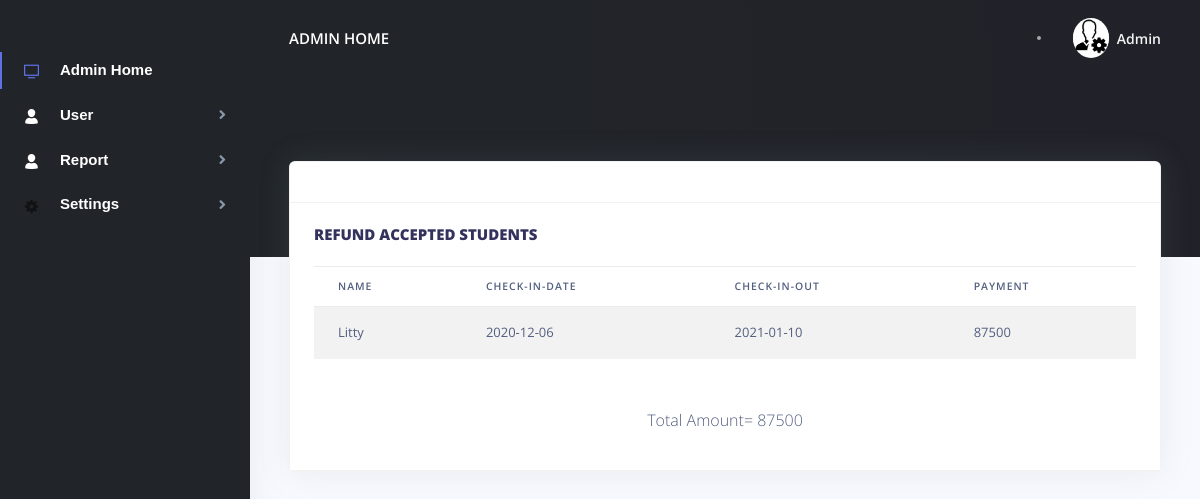
/user/refund_report1.php, run on the app's committed database.
### tables this page shows
CREATE TABLE `refund` (
  `refund_id` int(10) NOT NULL,
  `f_name` varchar(50) NOT NULL,
  `do` varchar(50) NOT NULL,
  `payment1` varchar(50) NOT NULL,
  `status` int(10) NOT NULL
);

CREATE TABLE `booking` (
  `book_id` int(10) NOT NULL,
  `b_id` varchar(50) NOT NULL,
  `f_name` varchar(100) NOT NULL,
  `room` varchar(50) NOT NULL,
  `category` varchar(50) NOT NULL,
  `checkin` date NOT NULL,
  `checkout` date NOT NULL,
  `payment1` varchar(100) NOT NULL,
  `status` int(10) NOT NULL
);

### user/refund_report1.php (the view, shortened to what this page needs)
<?php
include('dbcontroller.php');
$sql="SELECT * FROM refund where status='2'";
$result=mysqli_query($con,$sql);
?>
<!DOCTYPE html>
<html lang="en">
<head>
  <link href="./assets/js/plugins/nucleo/css/nucleo.css" rel="stylesheet" />
  <link href="./assets/js/plugins/@fortawesome/fontawesome-free/css/all.min.css" rel="stylesheet" />
  <link href="./assets/css/argon-dashboard.css?v=1.1.0" rel="stylesheet" />
</head>
<body class="">
  <nav class="navbar navbar-vertical fixed-left navbar-expand-md navbar-light bg-dark" id="sidenav-main">
    <div class="container-fluid">
      <div class="collapse navbar-collapse" id="sidenav-collapse-main">
               <ul class="navbar-nav ">
          <li class="nav-item  class=" active" ">
              <a class=" nav-link active " href=" ./index.php"> <i class="ni ni-tv-2 text-primary"></i> <b style="color:white;font-family: Arial, Helvetica, sans-serif;font-size:15px;">Admin Home</b>
            </a>
          </li>
              <li class="nav-item">
            <a class="nav-link " data-target="#PageSubmenu9" data-toggle="collapse">
              <i  class="ni ni-single-02 text-white"></i> <b style="color:white;font-family: Arial, Helvetica, sans-serif;font-size:15px;">User</b>
            </a>
            </li>
            <li class="nav-item">
            <a class="nav-link " data-target="#PageSubmenu99" data-toggle="collapse">
              <i  class="ni ni-single-02 text-white"></i> <b style="color:white;font-family: Arial, Helvetica, sans-serif;font-size:15px;">Report</b>
            </a>
            </li>
             <li class="nav-item">
            <a class="nav-link " href="#PageSubmenu0" data-toggle="collapse">
                <i class="ni ni-settings-gear-65"></i><b style="color:white;font-family: Arial, Helvetica, sans-serif;font-size:15px;">Settings</b>
            </a>
            </li>
        </ul>
      </div>
    </div>
  </nav>
  <div class="main-content">
    <nav class="navbar navbar-top navbar-expand-md navbar-dark" id="navbar-main">
      <div class="container-fluid">
        <a class="h4 mb-0 text-white text-uppercase d-none d-lg-inline-block" href="./index.php">Admin Home</a>
        <form class="navbar-search navbar-search-dark form-inline mr-3 d-none d-md-flex ml-lg-auto">
          <div class="form-group mb-0">
            <div class="input-group input-group-alternative">
            </div>
          </div>
        </form>
        <ul class="navbar-nav align-items-center d-none d-md-flex">
          <li class="nav-item dropdown">
            <a class="nav-link pr-0" href="#" role="button" data-toggle="dropdown" aria-haspopup="true" aria-expanded="false">
              <div class="media align-items-center">
                <span class="avatar avatar-sm rounded-circle">
                  <img alt="Image placeholder" src="./assets/img/brand/admin.png">
                </span>
                <div class="media-body ml-2 d-none d-lg-block">
                  <span class="mb-0 text-sm  font-weight-bold">Admin</span>
                </div>
              </div>
            </a>
          </li>
        </ul>
      </div>
    </nav>
    <div class="header bg-gradient-dark pb-8 pt-5 pt-md-8">
      <div class="container-fluid">
        <div class="header-body">
          <div class="row">
            <div class="col-xl-3 col-lg-6">
            </div>
            <div class="col-xl-3 col-lg-6">
            </div>
            <div class="col-xl-3 col-lg-6">
            </div>
            <div class="col-xl-3 col-lg-6">
            </div>
          </div>
        </div>
      </div>
    </div>
    <div class="container-fluid mt--7">
      <div class="row">
        <div class="col-xl-12 mb-2 mb-xl-0">
          <div class="card shadow">
            <div class="card-header bg-transparent">
            </div>
                   <div class="card-header ">
              <h4 class="card-title"><b>REFUND ACCEPTED STUDENTS</b></h4>
                <table class="table table-hover table-striped">
                            <thead>
                                <th>Name</th>
                                 <th>Check-in-Date</th>
                                <th>Check-in-Out</th>
                                <th>Payment</th>
                            </thead>
                            <?php
                     $sum=0;
                            while($row=mysqli_fetch_array($result))
                            {
                                 $sum=$sum+$row['payment1'];
                                  $a=$row['f_name'];
                    $sql2="SELECT * FROM booking where f_name='$a'";
                    $result2=mysqli_query($con,$sql2);
                    $tt3=mysqli_fetch_array($result2);
                              ?>
                            <tbody>
                                <tr>
                                     <td><div class="f_name"><?php echo $row['f_name'];?></div></td>
                                <td><div class="checkin"><?php echo $tt3['checkin'];?></div></td>
                                    <td><div class="checkout"><?php echo $tt3['checkout'];?></div></td>
                                              <td><div class="payment1"><?php echo $row['payment1'];?></div></td>
                                </tr>
                              </tbody>
                      <?php }  ?>
                            </table>
                        <br><br>
                       <center><p>Total Amount= <?php echo $sum;?></p></center>
              </div>
          </div>
        </div>
      </div>
    </div>
  </div>
</body>
</html>

### data on the page
refund: f_name "Litty", booking.checkin "2020-12-06", booking.checkout "2021-01-10", payment1 "87500"

### other printed values
$sum "87500"
